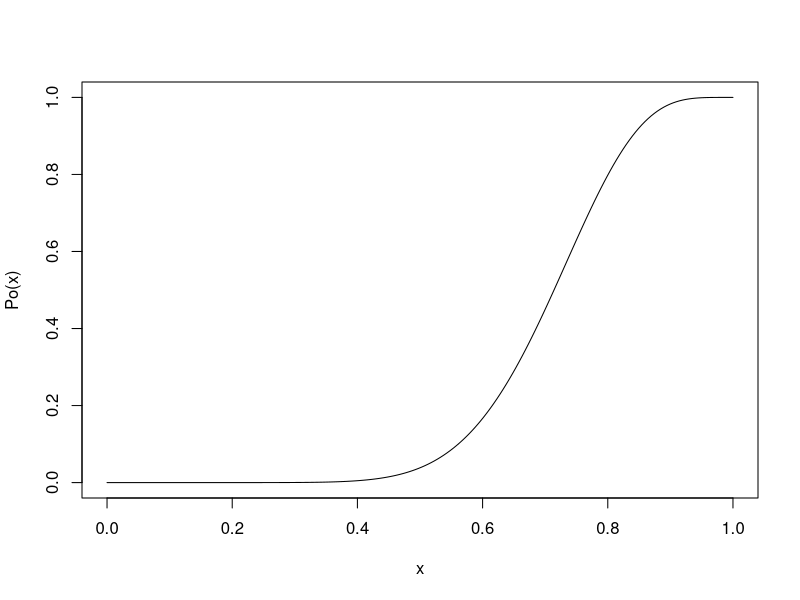

Source code (R):
## ---- chunk 1
n <- 16
alfa <- 0.05
round(pbinom(-0.01:n,n,0.5,lower.tail = F),6)  # empiezo de negativo porque lower.tail=F da P(X>x)
## ---- chunk 2
k <- 12
n <- 16
Po <- function(th,n=16){pbinom(k-1,n,th,lower.tail = F)}
Po <- Vectorize(Po)
curve(Po,from = 0, to = 1,n=200)
## ---- chunk 3
(th0 <- pnorm((28-29.04)/1,lower.tail = F))
# la potencia de la prueba es: 
Po(th0)
## ---- chunk 4
pnorm((28-29.04)/0.25, lower.tail = F)
## ---- chunk 5
x <- c(5.37, 5.39, 5.42, 5.51, 5.63, 5.74, 5.82, 5.83, 5.94, 5.98, 6.07, 6.07, 6.13, 6.20, 6.21, 6.23, 6.25,
       6.26, 6.26, 6.28, 6.29, 6.31, 6.35, 6.41, 6.57, 6.67, 6.81, 7.03, 7.40, 7.44, 7.82, 8.03, 8.11, 8.44,
       8.51, 8.72, 8.83, 9.04, 9.33, 9.51, 9.61, 9.68, 9.82, 10.1, 10.1, 10.1, 10., 10.1, 10.1, 10.1)
## ---- chunk 6
pesos <- c(142, 134, 98, 119, 131, 103, 154, 122, 93, 137, 86, 119, 161, 144, 158, 165, 81, 117, 128, 103)
## ---- chunk 7
h <- c(72.6, 70.0, 71.3, 70.5, 70.8, 76.0, 70.1, 72.5, 71.1, 70.6, 71.9, 72.8)
